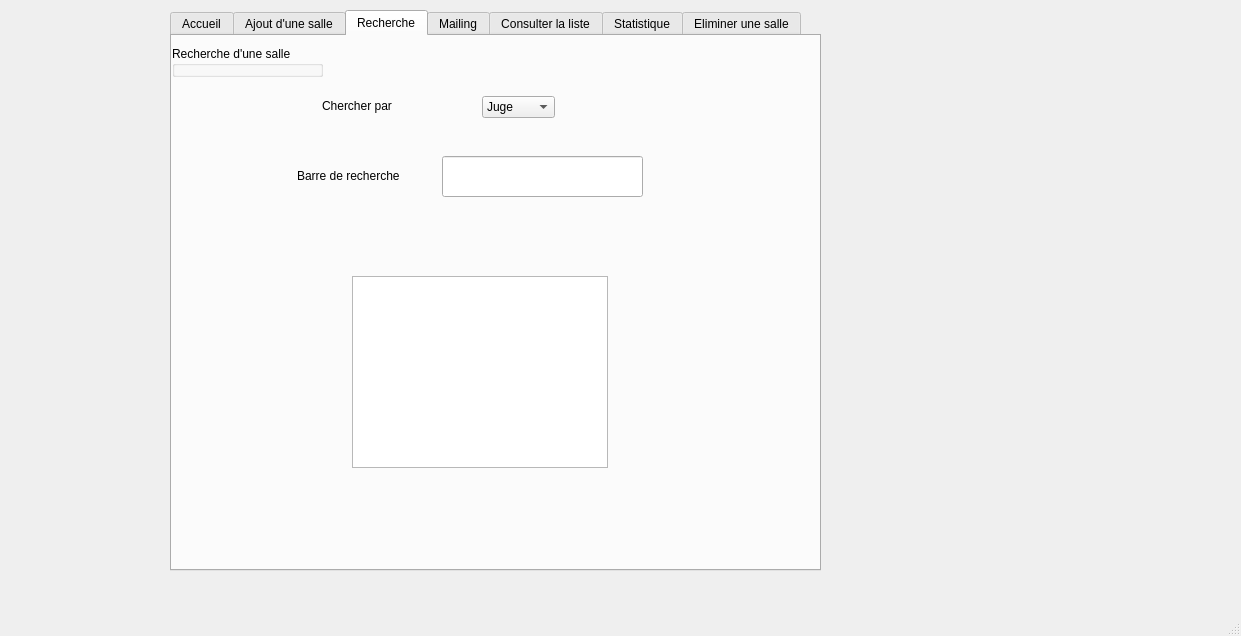
<?xml version="1.0" encoding="UTF-8"?>
<ui version="4.0">
 <class>MainWindow</class>
 <widget class="QMainWindow" name="MainWindow">
  <property name="geometry">
   <rect>
    <x>0</x>
    <y>0</y>
    <width>1241</width>
    <height>636</height>
   </rect>
  </property>
  <property name="windowTitle">
   <string>Gestion des salles</string>
  </property>
  <widget class="QWidget" name="centralwidget">
   <widget class="QTabWidget" name="tabWidget">
    <property name="geometry">
     <rect>
      <x>170</x>
      <y>10</y>
      <width>651</width>
      <height>561</height>
     </rect>
    </property>
    <property name="currentIndex">
     <number>2</number>
    </property>
    <widget class="QWidget" name="tab">
     <attribute name="title">
      <string>Accueil</string>
     </attribute>
     <widget class="QPushButton" name="pushButton">
      <property name="geometry">
       <rect>
        <x>80</x>
        <y>70</y>
        <width>161</width>
        <height>51</height>
       </rect>
      </property>
      <property name="acceptDrops">
       <bool>false</bool>
      </property>
      <property name="text">
       <string>Ajouter</string>
      </property>
     </widget>
     <widget class="QPushButton" name="pushButton_2">
      <property name="geometry">
       <rect>
        <x>270</x>
        <y>70</y>
        <width>161</width>
        <height>51</height>
       </rect>
      </property>
      <property name="acceptDrops">
       <bool>false</bool>
      </property>
      <property name="text">
       <string>Afficher</string>
      </property>
     </widget>
     <widget class="QPushButton" name="pushButton_3">
      <property name="geometry">
       <rect>
        <x>280</x>
        <y>230</y>
        <width>161</width>
        <height>51</height>
       </rect>
      </property>
      <property name="acceptDrops">
       <bool>false</bool>
      </property>
      <property name="text">
       <string>Recherche</string>
      </property>
     </widget>
     <widget class="QPushButton" name="pushButton_4">
      <property name="geometry">
       <rect>
        <x>80</x>
        <y>230</y>
        <width>161</width>
        <height>51</height>
       </rect>
      </property>
      <property name="acceptDrops">
       <bool>false</bool>
      </property>
      <property name="text">
       <string>Statistique</string>
      </property>
     </widget>
     <widget class="QPushButton" name="pushButton_5">
      <property name="geometry">
       <rect>
        <x>280</x>
        <y>150</y>
        <width>161</width>
        <height>51</height>
       </rect>
      </property>
      <property name="acceptDrops">
       <bool>false</bool>
      </property>
      <property name="text">
       <string>Mailing</string>
      </property>
     </widget>
     <widget class="QPushButton" name="pushButton_6">
      <property name="geometry">
       <rect>
        <x>80</x>
        <y>150</y>
        <width>161</width>
        <height>51</height>
       </rect>
      </property>
      <property name="acceptDrops">
       <bool>false</bool>
      </property>
      <property name="text">
       <string>Supprimer</string>
      </property>
     </widget>
     <widget class="QPushButton" name="pushButton_7">
      <property name="geometry">
       <rect>
        <x>170</x>
        <y>310</y>
        <width>161</width>
        <height>51</height>
       </rect>
      </property>
      <property name="acceptDrops">
       <bool>false</bool>
      </property>
      <property name="text">
       <string>Alert</string>
      </property>
     </widget>
    </widget>
    <widget class="QWidget" name="tab_4">
     <attribute name="title">
      <string>Ajout d'une salle</string>
     </attribute>
     <widget class="QGroupBox" name="groupBox">
      <property name="geometry">
       <rect>
        <x>70</x>
        <y>20</y>
        <width>441</width>
        <height>491</height>
       </rect>
      </property>
      <property name="title">
       <string>Ajout des salles</string>
      </property>
      <widget class="QLabel" name="label">
       <property name="geometry">
        <rect>
         <x>100</x>
         <y>50</y>
         <width>81</width>
         <height>20</height>
        </rect>
       </property>
       <property name="text">
        <string>Num_salle</string>
       </property>
      </widget>
      <widget class="QLabel" name="label_2">
       <property name="geometry">
        <rect>
         <x>100</x>
         <y>100</y>
         <width>81</width>
         <height>16</height>
        </rect>
       </property>
       <property name="text">
        <string>Departement</string>
       </property>
      </widget>
      <widget class="QLabel" name="label_3">
       <property name="geometry">
        <rect>
         <x>100</x>
         <y>150</y>
         <width>56</width>
         <height>16</height>
        </rect>
       </property>
       <property name="text">
        <string>Etage</string>
       </property>
      </widget>
      <widget class="QLabel" name="label_4">
       <property name="geometry">
        <rect>
         <x>100</x>
         <y>210</y>
         <width>56</width>
         <height>16</height>
        </rect>
       </property>
       <property name="text">
        <string>Juge</string>
       </property>
      </widget>
      <widget class="QLabel" name="label_5">
       <property name="geometry">
        <rect>
         <x>100</x>
         <y>260</y>
         <width>56</width>
         <height>16</height>
        </rect>
       </property>
       <property name="text">
        <string>Suspect</string>
       </property>
      </widget>
      <widget class="QLineEdit" name="le_juge">
       <property name="geometry">
        <rect>
         <x>220</x>
         <y>210</y>
         <width>113</width>
         <height>22</height>
        </rect>
       </property>
      </widget>
      <widget class="QLineEdit" name="le_suspect">
       <property name="geometry">
        <rect>
         <x>220</x>
         <y>260</y>
         <width>113</width>
         <height>22</height>
        </rect>
       </property>
      </widget>
      <widget class="QPushButton" name="pb_ajouter">
       <property name="geometry">
        <rect>
         <x>180</x>
         <y>370</y>
         <width>93</width>
         <height>28</height>
        </rect>
       </property>
       <property name="text">
        <string>Ajouter</string>
       </property>
      </widget>
      <widget class="QLineEdit" name="le_num_salle">
       <property name="geometry">
        <rect>
         <x>220</x>
         <y>50</y>
         <width>113</width>
         <height>22</height>
        </rect>
       </property>
      </widget>
      <widget class="QLineEdit" name="le_departement">
       <property name="geometry">
        <rect>
         <x>220</x>
         <y>100</y>
         <width>113</width>
         <height>22</height>
        </rect>
       </property>
      </widget>
      <widget class="QLineEdit" name="le_etage">
       <property name="geometry">
        <rect>
         <x>220</x>
         <y>160</y>
         <width>113</width>
         <height>22</height>
        </rect>
       </property>
      </widget>
     </widget>
    </widget>
    <widget class="QWidget" name="tab_3">
     <attribute name="title">
      <string>Recherche</string>
     </attribute>
     <widget class="QGroupBox" name="groupBox_3">
      <property name="geometry">
       <rect>
        <x>0</x>
        <y>10</y>
        <width>151</width>
        <height>31</height>
       </rect>
      </property>
      <property name="title">
       <string>Recherche d'une salle</string>
      </property>
     </widget>
     <widget class="QListView" name="listView">
      <property name="geometry">
       <rect>
        <x>180</x>
        <y>240</y>
        <width>256</width>
        <height>192</height>
       </rect>
      </property>
     </widget>
     <widget class="QLineEdit" name="lineEdit">
      <property name="geometry">
       <rect>
        <x>270</x>
        <y>120</y>
        <width>201</width>
        <height>41</height>
       </rect>
      </property>
     </widget>
     <widget class="QLabel" name="label_6">
      <property name="geometry">
       <rect>
        <x>150</x>
        <y>60</y>
        <width>91</width>
        <height>20</height>
       </rect>
      </property>
      <property name="text">
       <string>Chercher par</string>
      </property>
     </widget>
     <widget class="QLabel" name="label_7">
      <property name="geometry">
       <rect>
        <x>125</x>
        <y>130</y>
        <width>111</width>
        <height>20</height>
       </rect>
      </property>
      <property name="text">
       <string>Barre de recherche</string>
      </property>
     </widget>
     <widget class="QComboBox" name="comboBox">
      <property name="geometry">
       <rect>
        <x>310</x>
        <y>60</y>
        <width>73</width>
        <height>22</height>
       </rect>
      </property>
      <item>
       <property name="text">
        <string>Juge</string>
       </property>
      </item>
      <item>
       <property name="text">
        <string>Suspect</string>
       </property>
      </item>
      <item>
       <property name="text">
        <string>Avocat</string>
       </property>
      </item>
     </widget>
    </widget>
    <widget class="QWidget" name="tab_5">
     <attribute name="title">
      <string>Mailing</string>
     </attribute>
     <widget class="QGroupBox" name="groupBox_4">
      <property name="geometry">
       <rect>
        <x>19</x>
        <y>19</y>
        <width>621</width>
        <height>491</height>
       </rect>
      </property>
      <property name="title">
       <string>E-mail</string>
      </property>
      <widget class="QLineEdit" name="lineEdit_2">
       <property name="geometry">
        <rect>
         <x>20</x>
         <y>62</y>
         <width>121</width>
         <height>20</height>
        </rect>
       </property>
       <property name="text">
        <string>Nouveau message</string>
       </property>
      </widget>
      <widget class="QLineEdit" name="lineEdit_4">
       <property name="geometry">
        <rect>
         <x>20</x>
         <y>150</y>
         <width>121</width>
         <height>20</height>
        </rect>
       </property>
       <property name="text">
        <string>Important</string>
       </property>
      </widget>
      <widget class="QLineEdit" name="lineEdit_5">
       <property name="geometry">
        <rect>
         <x>20</x>
         <y>120</y>
         <width>121</width>
         <height>20</height>
        </rect>
       </property>
       <property name="text">
        <string>Message envoyés</string>
       </property>
      </widget>
      <widget class="QLineEdit" name="lineEdit_6">
       <property name="geometry">
        <rect>
         <x>20</x>
         <y>90</y>
         <width>121</width>
         <height>20</height>
        </rect>
       </property>
       <property name="text">
        <string>Boite de réception</string>
       </property>
      </widget>
      <widget class="QTextEdit" name="textEdit">
       <property name="geometry">
        <rect>
         <x>190</x>
         <y>40</y>
         <width>351</width>
         <height>351</height>
        </rect>
       </property>
       <property name="html">
        <string>&lt;!DOCTYPE HTML PUBLIC &quot;-//W3C//DTD HTML 4.0//EN&quot; &quot;http://www.w3.org/TR/REC-html40/strict.dtd&quot;&gt;
&lt;html&gt;&lt;head&gt;&lt;meta name=&quot;qrichtext&quot; content=&quot;1&quot; /&gt;&lt;style type=&quot;text/css&quot;&gt;
p, li { white-space: pre-wrap; }
&lt;/style&gt;&lt;/head&gt;&lt;body style=&quot; font-family:'MS Shell Dlg 2'; font-size:7.8pt; font-weight:400; font-style:normal;&quot;&gt;
&lt;p style=&quot; margin-top:0px; margin-bottom:0px; margin-left:0px; margin-right:0px; -qt-block-indent:0; text-indent:0px;&quot;&gt;&lt;span style=&quot; font-family:'MS Shell Dlg 2'; font-weight:600;&quot;&gt;Fournisseur 1&lt;/span&gt;&lt;/p&gt;
&lt;p style=&quot;-qt-paragraph-type:empty; margin-top:0px; margin-bottom:0px; margin-left:0px; margin-right:0px; -qt-block-indent:0; text-indent:0px; font-family:'MS Shell Dlg 2'; font-weight:600;&quot;&gt;&lt;br /&gt;&lt;/p&gt;
&lt;p style=&quot;-qt-paragraph-type:empty; margin-top:0px; margin-bottom:0px; margin-left:0px; margin-right:0px; -qt-block-indent:0; text-indent:0px; font-family:'MS Shell Dlg 2'; font-weight:600;&quot;&gt;&lt;br /&gt;&lt;/p&gt;
&lt;p style=&quot;-qt-paragraph-type:empty; margin-top:0px; margin-bottom:0px; margin-left:0px; margin-right:0px; -qt-block-indent:0; text-indent:0px; font-family:'MS Shell Dlg 2'; font-weight:600;&quot;&gt;&lt;br /&gt;&lt;/p&gt;
&lt;p style=&quot; margin-top:0px; margin-bottom:0px; margin-left:0px; margin-right:0px; -qt-block-indent:0; text-indent:0px;&quot;&gt;&lt;span style=&quot; font-family:'MS Shell Dlg 2'; font-weight:600;&quot;&gt;Fournisseur 2&lt;/span&gt;&lt;/p&gt;
&lt;p style=&quot;-qt-paragraph-type:empty; margin-top:0px; margin-bottom:0px; margin-left:0px; margin-right:0px; -qt-block-indent:0; text-indent:0px; font-family:'MS Shell Dlg 2'; font-weight:600;&quot;&gt;&lt;br /&gt;&lt;/p&gt;
&lt;p style=&quot;-qt-paragraph-type:empty; margin-top:0px; margin-bottom:0px; margin-left:0px; margin-right:0px; -qt-block-indent:0; text-indent:0px; font-family:'MS Shell Dlg 2'; font-weight:600;&quot;&gt;&lt;br /&gt;&lt;/p&gt;
&lt;p style=&quot;-qt-paragraph-type:empty; margin-top:0px; margin-bottom:0px; margin-left:0px; margin-right:0px; -qt-block-indent:0; text-indent:0px; font-family:'MS Shell Dlg 2'; font-weight:600;&quot;&gt;&lt;br /&gt;&lt;/p&gt;
&lt;p style=&quot; margin-top:0px; margin-bottom:0px; margin-left:0px; margin-right:0px; -qt-block-indent:0; text-indent:0px;&quot;&gt;&lt;span style=&quot; font-family:'MS Shell Dlg 2'; font-weight:600;&quot;&gt;Fournisseur 3&lt;/span&gt;&lt;/p&gt;
&lt;p style=&quot;-qt-paragraph-type:empty; margin-top:0px; margin-bottom:0px; margin-left:0px; margin-right:0px; -qt-block-indent:0; text-indent:0px; font-family:'MS Shell Dlg 2'; font-weight:600;&quot;&gt;&lt;br /&gt;&lt;/p&gt;
&lt;p style=&quot;-qt-paragraph-type:empty; margin-top:0px; margin-bottom:0px; margin-left:0px; margin-right:0px; -qt-block-indent:0; text-indent:0px; font-family:'MS Shell Dlg 2'; font-weight:600;&quot;&gt;&lt;br /&gt;&lt;/p&gt;
&lt;p style=&quot;-qt-paragraph-type:empty; margin-top:0px; margin-bottom:0px; margin-left:0px; margin-right:0px; -qt-block-indent:0; text-indent:0px; font-family:'MS Shell Dlg 2'; font-weight:600;&quot;&gt;&lt;br /&gt;&lt;/p&gt;
&lt;p style=&quot; margin-top:0px; margin-bottom:0px; margin-left:0px; margin-right:0px; -qt-block-indent:0; text-indent:0px;&quot;&gt;&lt;span style=&quot; font-family:'MS Shell Dlg 2'; font-weight:600;&quot;&gt;Fournisseur 4&lt;/span&gt;&lt;/p&gt;
&lt;p style=&quot;-qt-paragraph-type:empty; margin-top:0px; margin-bottom:0px; margin-left:0px; margin-right:0px; -qt-block-indent:0; text-indent:0px; font-family:'MS Shell Dlg 2'; font-weight:600;&quot;&gt;&lt;br /&gt;&lt;/p&gt;
&lt;p style=&quot;-qt-paragraph-type:empty; margin-top:0px; margin-bottom:0px; margin-left:0px; margin-right:0px; -qt-block-indent:0; text-indent:0px; font-family:'MS Shell Dlg 2'; font-weight:600;&quot;&gt;&lt;br /&gt;&lt;/p&gt;
&lt;p style=&quot;-qt-paragraph-type:empty; margin-top:0px; margin-bottom:0px; margin-left:0px; margin-right:0px; -qt-block-indent:0; text-indent:0px; font-family:'MS Shell Dlg 2'; font-weight:600;&quot;&gt;&lt;br /&gt;&lt;/p&gt;
&lt;p style=&quot; margin-top:0px; margin-bottom:0px; margin-left:0px; margin-right:0px; -qt-block-indent:0; text-indent:0px;&quot;&gt;&lt;span style=&quot; font-family:'MS Shell Dlg 2'; font-weight:600;&quot;&gt;Fournisseur 5&lt;/span&gt;&lt;/p&gt;
&lt;p style=&quot;-qt-paragraph-type:empty; margin-top:0px; margin-bottom:0px; margin-left:0px; margin-right:0px; -qt-block-indent:0; text-indent:0px; font-family:'MS Shell Dlg 2'; font-weight:600;&quot;&gt;&lt;br /&gt;&lt;/p&gt;
&lt;p style=&quot;-qt-paragraph-type:empty; margin-top:0px; margin-bottom:0px; margin-left:0px; margin-right:0px; -qt-block-indent:0; text-indent:0px; font-family:'MS Shell Dlg 2'; font-weight:600;&quot;&gt;&lt;br /&gt;&lt;/p&gt;
&lt;p style=&quot;-qt-paragraph-type:empty; margin-top:0px; margin-bottom:0px; margin-left:0px; margin-right:0px; -qt-block-indent:0; text-indent:0px; font-family:'MS Shell Dlg 2';&quot;&gt;&lt;br /&gt;&lt;/p&gt;&lt;/body&gt;&lt;/html&gt;</string>
       </property>
      </widget>
      <widget class="QPushButton" name="pushButton_8">
       <property name="geometry">
        <rect>
         <x>340</x>
         <y>40</y>
         <width>141</width>
         <height>28</height>
        </rect>
       </property>
       <property name="text">
        <string>Envoyer un message</string>
       </property>
      </widget>
      <widget class="QPushButton" name="pushButton_9">
       <property name="geometry">
        <rect>
         <x>340</x>
         <y>180</y>
         <width>141</width>
         <height>28</height>
        </rect>
       </property>
       <property name="text">
        <string>Envoyer un message</string>
       </property>
      </widget>
      <widget class="QPushButton" name="pushButton_10">
       <property name="geometry">
        <rect>
         <x>340</x>
         <y>240</y>
         <width>141</width>
         <height>28</height>
        </rect>
       </property>
       <property name="text">
        <string>Envoyer un message</string>
       </property>
      </widget>
      <widget class="QPushButton" name="pushButton_11">
       <property name="geometry">
        <rect>
         <x>340</x>
         <y>300</y>
         <width>141</width>
         <height>28</height>
        </rect>
       </property>
       <property name="text">
        <string>Envoyer un message</string>
       </property>
      </widget>
      <widget class="QPushButton" name="pushButton_12">
       <property name="geometry">
        <rect>
         <x>340</x>
         <y>110</y>
         <width>141</width>
         <height>28</height>
        </rect>
       </property>
       <property name="text">
        <string>Envoyer un message</string>
       </property>
      </widget>
     </widget>
    </widget>
    <widget class="QWidget" name="tab_8">
     <attribute name="title">
      <string>Consulter la liste</string>
     </attribute>
     <widget class="QGroupBox" name="groupBox_14">
      <property name="geometry">
       <rect>
        <x>10</x>
        <y>20</y>
        <width>621</width>
        <height>501</height>
       </rect>
      </property>
      <property name="title">
       <string>Affichage des salles</string>
      </property>
      <widget class="Line" name="line_37">
       <property name="geometry">
        <rect>
         <x>103</x>
         <y>50</y>
         <width>20</width>
         <height>331</height>
        </rect>
       </property>
       <property name="orientation">
        <enum>Qt::Vertical</enum>
       </property>
      </widget>
      <widget class="Line" name="line_38">
       <property name="geometry">
        <rect>
         <x>440</x>
         <y>50</y>
         <width>20</width>
         <height>331</height>
        </rect>
       </property>
       <property name="orientation">
        <enum>Qt::Vertical</enum>
       </property>
      </widget>
      <widget class="Line" name="line_39">
       <property name="geometry">
        <rect>
         <x>320</x>
         <y>50</y>
         <width>20</width>
         <height>331</height>
        </rect>
       </property>
       <property name="orientation">
        <enum>Qt::Vertical</enum>
       </property>
      </widget>
      <widget class="Line" name="line_40">
       <property name="geometry">
        <rect>
         <x>210</x>
         <y>50</y>
         <width>20</width>
         <height>331</height>
        </rect>
       </property>
       <property name="orientation">
        <enum>Qt::Vertical</enum>
       </property>
      </widget>
      <widget class="Line" name="line_41">
       <property name="geometry">
        <rect>
         <x>560</x>
         <y>50</y>
         <width>20</width>
         <height>331</height>
        </rect>
       </property>
       <property name="orientation">
        <enum>Qt::Vertical</enum>
       </property>
      </widget>
      <widget class="Line" name="line_42">
       <property name="geometry">
        <rect>
         <x>0</x>
         <y>50</y>
         <width>20</width>
         <height>331</height>
        </rect>
       </property>
       <property name="orientation">
        <enum>Qt::Vertical</enum>
       </property>
      </widget>
      <widget class="Line" name="line_43">
       <property name="geometry">
        <rect>
         <x>10</x>
         <y>50</y>
         <width>561</width>
         <height>16</height>
        </rect>
       </property>
       <property name="orientation">
        <enum>Qt::Horizontal</enum>
       </property>
      </widget>
      <widget class="Line" name="line_44">
       <property name="geometry">
        <rect>
         <x>10</x>
         <y>310</y>
         <width>561</width>
         <height>16</height>
        </rect>
       </property>
       <property name="orientation">
        <enum>Qt::Horizontal</enum>
       </property>
      </widget>
      <widget class="Line" name="line_45">
       <property name="geometry">
        <rect>
         <x>10</x>
         <y>240</y>
         <width>561</width>
         <height>16</height>
        </rect>
       </property>
       <property name="orientation">
        <enum>Qt::Horizontal</enum>
       </property>
      </widget>
      <widget class="Line" name="line_46">
       <property name="geometry">
        <rect>
         <x>10</x>
         <y>170</y>
         <width>561</width>
         <height>16</height>
        </rect>
       </property>
       <property name="orientation">
        <enum>Qt::Horizontal</enum>
       </property>
      </widget>
      <widget class="Line" name="line_47">
       <property name="geometry">
        <rect>
         <x>10</x>
         <y>110</y>
         <width>561</width>
         <height>16</height>
        </rect>
       </property>
       <property name="orientation">
        <enum>Qt::Horizontal</enum>
       </property>
      </widget>
      <widget class="Line" name="line_48">
       <property name="geometry">
        <rect>
         <x>10</x>
         <y>370</y>
         <width>561</width>
         <height>16</height>
        </rect>
       </property>
       <property name="orientation">
        <enum>Qt::Horizontal</enum>
       </property>
      </widget>
      <widget class="QLabel" name="label_66">
       <property name="geometry">
        <rect>
         <x>25</x>
         <y>70</y>
         <width>71</width>
         <height>31</height>
        </rect>
       </property>
       <property name="text">
        <string>Les salles</string>
       </property>
      </widget>
      <widget class="QLabel" name="label_70">
       <property name="geometry">
        <rect>
         <x>30</x>
         <y>130</y>
         <width>71</width>
         <height>31</height>
        </rect>
       </property>
       <property name="text">
        <string>La date</string>
       </property>
      </widget>
      <widget class="QLabel" name="label_75">
       <property name="geometry">
        <rect>
         <x>30</x>
         <y>270</y>
         <width>71</width>
         <height>31</height>
        </rect>
       </property>
       <property name="text">
        <string>Le suspect</string>
       </property>
      </widget>
      <widget class="QLabel" name="label_77">
       <property name="geometry">
        <rect>
         <x>30</x>
         <y>200</y>
         <width>71</width>
         <height>31</height>
        </rect>
       </property>
       <property name="text">
        <string>Le juge</string>
       </property>
      </widget>
      <widget class="QLabel" name="label_78">
       <property name="geometry">
        <rect>
         <x>20</x>
         <y>330</y>
         <width>71</width>
         <height>31</height>
        </rect>
       </property>
       <property name="text">
        <string>Les avocats</string>
       </property>
      </widget>
      <widget class="QDateEdit" name="dateEdit_5">
       <property name="geometry">
        <rect>
         <x>120</x>
         <y>140</y>
         <width>91</width>
         <height>20</height>
        </rect>
       </property>
      </widget>
      <widget class="QDateEdit" name="dateEdit_6">
       <property name="geometry">
        <rect>
         <x>470</x>
         <y>140</y>
         <width>91</width>
         <height>20</height>
        </rect>
       </property>
      </widget>
      <widget class="QDateEdit" name="dateEdit_7">
       <property name="geometry">
        <rect>
         <x>350</x>
         <y>140</y>
         <width>91</width>
         <height>20</height>
        </rect>
       </property>
      </widget>
      <widget class="QDateEdit" name="dateEdit_8">
       <property name="geometry">
        <rect>
         <x>230</x>
         <y>140</y>
         <width>91</width>
         <height>20</height>
        </rect>
       </property>
      </widget>
      <widget class="QLineEdit" name="lineEdit_23">
       <property name="geometry">
        <rect>
         <x>130</x>
         <y>200</y>
         <width>61</width>
         <height>20</height>
        </rect>
       </property>
      </widget>
      <widget class="QLineEdit" name="lineEdit_24">
       <property name="geometry">
        <rect>
         <x>130</x>
         <y>340</y>
         <width>61</width>
         <height>20</height>
        </rect>
       </property>
      </widget>
      <widget class="QLineEdit" name="lineEdit_25">
       <property name="geometry">
        <rect>
         <x>130</x>
         <y>280</y>
         <width>61</width>
         <height>20</height>
        </rect>
       </property>
      </widget>
      <widget class="QLineEdit" name="lineEdit_26">
       <property name="geometry">
        <rect>
         <x>360</x>
         <y>200</y>
         <width>61</width>
         <height>20</height>
        </rect>
       </property>
      </widget>
      <widget class="QLineEdit" name="lineEdit_27">
       <property name="geometry">
        <rect>
         <x>250</x>
         <y>280</y>
         <width>61</width>
         <height>20</height>
        </rect>
       </property>
      </widget>
      <widget class="QLineEdit" name="lineEdit_28">
       <property name="geometry">
        <rect>
         <x>360</x>
         <y>270</y>
         <width>61</width>
         <height>20</height>
        </rect>
       </property>
      </widget>
      <widget class="QLineEdit" name="lineEdit_29">
       <property name="geometry">
        <rect>
         <x>480</x>
         <y>200</y>
         <width>61</width>
         <height>20</height>
        </rect>
       </property>
      </widget>
      <widget class="QLineEdit" name="lineEdit_30">
       <property name="geometry">
        <rect>
         <x>250</x>
         <y>340</y>
         <width>61</width>
         <height>20</height>
        </rect>
       </property>
      </widget>
      <widget class="QLineEdit" name="lineEdit_31">
       <property name="geometry">
        <rect>
         <x>480</x>
         <y>340</y>
         <width>61</width>
         <height>20</height>
        </rect>
       </property>
      </widget>
      <widget class="QLineEdit" name="lineEdit_32">
       <property name="geometry">
        <rect>
         <x>480</x>
         <y>280</y>
         <width>61</width>
         <height>20</height>
        </rect>
       </property>
      </widget>
      <widget class="QLineEdit" name="lineEdit_33">
       <property name="geometry">
        <rect>
         <x>370</x>
         <y>340</y>
         <width>61</width>
         <height>20</height>
        </rect>
       </property>
      </widget>
      <widget class="QLineEdit" name="lineEdit_34">
       <property name="geometry">
        <rect>
         <x>240</x>
         <y>200</y>
         <width>61</width>
         <height>20</height>
        </rect>
       </property>
      </widget>
      <widget class="QSpinBox" name="spinBox_5">
       <property name="geometry">
        <rect>
         <x>150</x>
         <y>80</y>
         <width>42</width>
         <height>22</height>
        </rect>
       </property>
      </widget>
      <widget class="QSpinBox" name="spinBox_6">
       <property name="geometry">
        <rect>
         <x>490</x>
         <y>80</y>
         <width>42</width>
         <height>22</height>
        </rect>
       </property>
      </widget>
      <widget class="QSpinBox" name="spinBox_7">
       <property name="geometry">
        <rect>
         <x>370</x>
         <y>80</y>
         <width>42</width>
         <height>22</height>
        </rect>
       </property>
      </widget>
      <widget class="QSpinBox" name="spinBox_8">
       <property name="geometry">
        <rect>
         <x>250</x>
         <y>80</y>
         <width>42</width>
         <height>20</height>
        </rect>
       </property>
      </widget>
      <widget class="QPushButton" name="pushButton_13">
       <property name="geometry">
        <rect>
         <x>150</x>
         <y>410</y>
         <width>121</width>
         <height>28</height>
        </rect>
       </property>
       <property name="text">
        <string>Ajouter une salle</string>
       </property>
      </widget>
      <widget class="QPushButton" name="pushButton_14">
       <property name="geometry">
        <rect>
         <x>342</x>
         <y>410</y>
         <width>131</width>
         <height>28</height>
        </rect>
       </property>
       <property name="text">
        <string>Supprimer une salle</string>
       </property>
      </widget>
     </widget>
    </widget>
    <widget class="QWidget" name="tab_17">
     <attribute name="title">
      <string>Statistique</string>
     </attribute>
     <widget class="QLabel" name="label_8">
      <property name="geometry">
       <rect>
        <x>120</x>
        <y>160</y>
        <width>56</width>
        <height>16</height>
       </rect>
      </property>
      <property name="text">
       <string/>
      </property>
     </widget>
     <widget class="QRadioButton" name="radioButton">
      <property name="geometry">
       <rect>
        <x>0</x>
        <y>10</y>
        <width>711</width>
        <height>461</height>
       </rect>
      </property>
      <property name="text">
       <string/>
      </property>
      <property name="icon">
       <iconset resource="stati.qrc">
        <normaloff>:/new/sat/sat.png</normaloff>:/new/sat/sat.png</iconset>
      </property>
      <property name="iconSize">
       <size>
        <width>1000</width>
        <height>1000</height>
       </size>
      </property>
     </widget>
     <widget class="QLabel" name="label_9">
      <property name="geometry">
       <rect>
        <x>160</x>
        <y>60</y>
        <width>131</width>
        <height>41</height>
       </rect>
      </property>
      <property name="font">
       <font>
        <family>Cambria</family>
        <pointsize>14</pointsize>
        <weight>75</weight>
        <bold>true</bold>
        <underline>true</underline>
       </font>
      </property>
      <property name="text">
       <string>Statistiques</string>
      </property>
     </widget>
    </widget>
    <widget class="QWidget" name="tab_2">
     <attribute name="title">
      <string>Eliminer une salle</string>
     </attribute>
     <widget class="QLabel" name="label_10">
      <property name="geometry">
       <rect>
        <x>190</x>
        <y>90</y>
        <width>81</width>
        <height>20</height>
       </rect>
      </property>
      <property name="text">
       <string>Num_salle</string>
      </property>
     </widget>
     <widget class="QLineEdit" name="lineEdit_juge_2">
      <property name="geometry">
       <rect>
        <x>310</x>
        <y>90</y>
        <width>113</width>
        <height>22</height>
       </rect>
      </property>
     </widget>
     <widget class="QPushButton" name="pushButton_15">
      <property name="geometry">
       <rect>
        <x>310</x>
        <y>220</y>
        <width>93</width>
        <height>28</height>
       </rect>
      </property>
      <property name="text">
       <string>Supprimer</string>
      </property>
     </widget>
    </widget>
   </widget>
  </widget>
  <widget class="QMenuBar" name="menubar">
   <property name="geometry">
    <rect>
     <x>0</x>
     <y>0</y>
     <width>1241</width>
     <height>26</height>
    </rect>
   </property>
  </widget>
  <widget class="QStatusBar" name="statusbar"/>
 </widget>
 <resources>
  <include location="stati.qrc"/>
 </resources>
 <connections/>
</ui>
